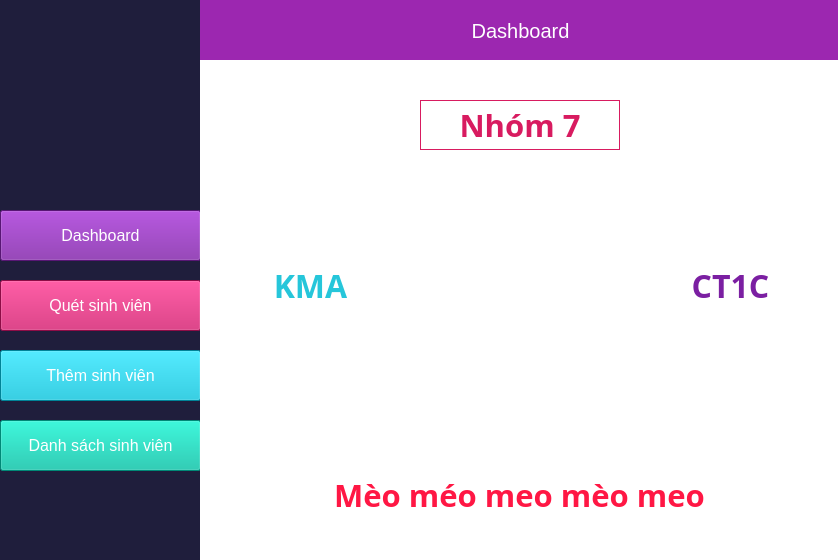
<?xml version="1.0" encoding="UTF-8"?>
<ui version="4.0">
 <class>MainWindow</class>
 <widget class="QMainWindow" name="MainWindow">
  <property name="windowModality">
   <enum>Qt::NonModal</enum>
  </property>
  <property name="geometry">
   <rect>
    <x>0</x>
    <y>0</y>
    <width>838</width>
    <height>560</height>
   </rect>
  </property>
  <property name="sizePolicy">
   <sizepolicy hsizetype="Preferred" vsizetype="Preferred">
    <horstretch>0</horstretch>
    <verstretch>0</verstretch>
   </sizepolicy>
  </property>
  <property name="sizeIncrement">
   <size>
    <width>0</width>
    <height>0</height>
   </size>
  </property>
  <property name="font">
   <font>
    <pointsize>16</pointsize>
   </font>
  </property>
  <property name="focusPolicy">
   <enum>Qt::StrongFocus</enum>
  </property>
  <property name="windowTitle">
   <string>KMA</string>
  </property>
  <property name="styleSheet">
   <string notr="true"/>
  </property>
  <property name="tabShape">
   <enum>QTabWidget::Rounded</enum>
  </property>
  <property name="dockOptions">
   <set>QMainWindow::AllowTabbedDocks|QMainWindow::AnimatedDocks</set>
  </property>
  <widget class="QWidget" name="centralwidget">
   <widget class="QWidget" name="menu" native="true">
    <property name="geometry">
     <rect>
      <x>0</x>
      <y>0</y>
      <width>200</width>
      <height>560</height>
     </rect>
    </property>
    <property name="styleSheet">
     <string notr="true">background: rgb(31,30,60);</string>
    </property>
    <widget class="QPushButton" name="menuQuetsv">
     <property name="geometry">
      <rect>
       <x>0</x>
       <y>280</y>
       <width>201</width>
       <height>51</height>
      </rect>
     </property>
     <property name="font">
      <font>
       <pointsize>12</pointsize>
      </font>
     </property>
     <property name="styleSheet">
      <string notr="true">color:white;
background:#c51162;</string>
     </property>
     <property name="text">
      <string>Quét sinh viên</string>
     </property>
     <property name="flat">
      <bool>false</bool>
     </property>
    </widget>
    <widget class="QPushButton" name="menuThemsv">
     <property name="geometry">
      <rect>
       <x>0</x>
       <y>350</y>
       <width>201</width>
       <height>51</height>
      </rect>
     </property>
     <property name="font">
      <font>
       <pointsize>12</pointsize>
      </font>
     </property>
     <property name="styleSheet">
      <string notr="true">background:#00b8d4;
color:white;</string>
     </property>
     <property name="text">
      <string>Thêm sinh viên</string>
     </property>
     <property name="flat">
      <bool>false</bool>
     </property>
    </widget>
    <widget class="QPushButton" name="menuTTsv">
     <property name="geometry">
      <rect>
       <x>0</x>
       <y>420</y>
       <width>201</width>
       <height>51</height>
      </rect>
     </property>
     <property name="font">
      <font>
       <pointsize>12</pointsize>
      </font>
     </property>
     <property name="styleSheet">
      <string notr="true">color:white;
background:#00bfa5;</string>
     </property>
     <property name="text">
      <string>Danh sách sinh viên</string>
     </property>
     <property name="flat">
      <bool>false</bool>
     </property>
    </widget>
    <widget class="QPushButton" name="menudashboard">
     <property name="geometry">
      <rect>
       <x>0</x>
       <y>210</y>
       <width>201</width>
       <height>51</height>
      </rect>
     </property>
     <property name="font">
      <font>
       <pointsize>12</pointsize>
      </font>
     </property>
     <property name="styleSheet">
      <string notr="true">color:white;
background:#7b1fa2;</string>
     </property>
     <property name="text">
      <string>Dashboard</string>
     </property>
     <property name="flat">
      <bool>false</bool>
     </property>
    </widget>
    <widget class="QLabel" name="logo">
     <property name="geometry">
      <rect>
       <x>0</x>
       <y>0</y>
       <width>200</width>
       <height>175</height>
      </rect>
     </property>
     <property name="text">
      <string/>
     </property>
    </widget>
   </widget>
   <widget class="QWidget" name="widget" native="true">
    <property name="geometry">
     <rect>
      <x>200</x>
      <y>0</y>
      <width>640</width>
      <height>60</height>
     </rect>
    </property>
    <property name="styleSheet">
     <string notr="true">background: #9c27b0</string>
    </property>
    <widget class="QLabel" name="title">
     <property name="geometry">
      <rect>
       <x>0</x>
       <y>0</y>
       <width>641</width>
       <height>61</height>
      </rect>
     </property>
     <property name="font">
      <font>
       <family>Ubuntu</family>
       <pointsize>15</pointsize>
       <weight>50</weight>
       <bold>false</bold>
      </font>
     </property>
     <property name="styleSheet">
      <string notr="true">color:white;</string>
     </property>
     <property name="text">
      <string>Dashboard</string>
     </property>
     <property name="alignment">
      <set>Qt::AlignCenter</set>
     </property>
    </widget>
   </widget>
   <widget class="QStackedWidget" name="stackedWidget">
    <property name="geometry">
     <rect>
      <x>200</x>
      <y>60</y>
      <width>640</width>
      <height>500</height>
     </rect>
    </property>
    <property name="styleSheet">
     <string notr="true">background: #FFFFFF;</string>
    </property>
    <property name="currentIndex">
     <number>3</number>
    </property>
    <widget class="QWidget" name="pagethemsv">
     <widget class="QLabel" name="label">
      <property name="geometry">
       <rect>
        <x>40</x>
        <y>60</y>
        <width>67</width>
        <height>21</height>
       </rect>
      </property>
      <property name="font">
       <font>
        <pointsize>13</pointsize>
       </font>
      </property>
      <property name="text">
       <string>Họ tên:</string>
      </property>
     </widget>
     <widget class="QLineEdit" name="hoten">
      <property name="geometry">
       <rect>
        <x>150</x>
        <y>55</y>
        <width>211</width>
        <height>25</height>
       </rect>
      </property>
      <property name="font">
       <font>
        <pointsize>13</pointsize>
       </font>
      </property>
      <property name="styleSheet">
       <string notr="true">background:#b2ebf2;
border: 2px solid #00bfa5;
border-radius: 5px;</string>
      </property>
     </widget>
     <widget class="QLabel" name="label_2">
      <property name="geometry">
       <rect>
        <x>40</x>
        <y>240</y>
        <width>91</width>
        <height>21</height>
       </rect>
      </property>
      <property name="font">
       <font>
        <pointsize>13</pointsize>
       </font>
      </property>
      <property name="text">
       <string>Ngày sinh:</string>
      </property>
     </widget>
     <widget class="QLabel" name="label_3">
      <property name="geometry">
       <rect>
        <x>40</x>
        <y>345</y>
        <width>81</width>
        <height>21</height>
       </rect>
      </property>
      <property name="font">
       <font>
        <pointsize>13</pointsize>
       </font>
      </property>
      <property name="text">
       <string>Giới tính:</string>
      </property>
     </widget>
     <widget class="QComboBox" name="gioitinh">
      <property name="geometry">
       <rect>
        <x>150</x>
        <y>335</y>
        <width>71</width>
        <height>25</height>
       </rect>
      </property>
      <property name="font">
       <font>
        <pointsize>12</pointsize>
       </font>
      </property>
      <property name="styleSheet">
       <string notr="true">background:#80deea;
border: 2px solid #00bfa5;
border-radius: 2px;</string>
      </property>
     </widget>
     <widget class="QDateEdit" name="ngaysinh">
      <property name="geometry">
       <rect>
        <x>150</x>
        <y>235</y>
        <width>131</width>
        <height>26</height>
       </rect>
      </property>
      <property name="font">
       <font>
        <pointsize>13</pointsize>
       </font>
      </property>
      <property name="styleSheet">
       <string notr="true">background:#b2ebf2;
border: 2px solid #00bfa5;
border-radius: 2px;</string>
      </property>
      <property name="date">
       <date>
        <year>1998</year>
        <month>3</month>
        <day>12</day>
       </date>
      </property>
     </widget>
     <widget class="QLabel" name="label_4">
      <property name="geometry">
       <rect>
        <x>40</x>
        <y>150</y>
        <width>61</width>
        <height>21</height>
       </rect>
      </property>
      <property name="font">
       <font>
        <pointsize>13</pointsize>
       </font>
      </property>
      <property name="text">
       <string>Mã SV:</string>
      </property>
     </widget>
     <widget class="QLineEdit" name="masv">
      <property name="geometry">
       <rect>
        <x>150</x>
        <y>145</y>
        <width>130</width>
        <height>25</height>
       </rect>
      </property>
      <property name="font">
       <font>
        <pointsize>13</pointsize>
       </font>
      </property>
      <property name="styleSheet">
       <string notr="true">background:#b2ebf2;
border: 2px solid #00bfa5;
border-radius: 5px;</string>
      </property>
     </widget>
     <widget class="QLabel" name="fingerprint">
      <property name="geometry">
       <rect>
        <x>420</x>
        <y>310</y>
        <width>40</width>
        <height>40</height>
       </rect>
      </property>
      <property name="styleSheet">
       <string notr="true">background:red;
border-radius:20px;</string>
      </property>
      <property name="text">
       <string/>
      </property>
     </widget>
     <widget class="QLabel" name="label_5">
      <property name="geometry">
       <rect>
        <x>330</x>
        <y>320</y>
        <width>81</width>
        <height>21</height>
       </rect>
      </property>
      <property name="font">
       <font>
        <pointsize>12</pointsize>
       </font>
      </property>
      <property name="text">
       <string>Vân Tay</string>
      </property>
     </widget>
     <widget class="QPushButton" name="btnThemsv">
      <property name="geometry">
       <rect>
        <x>240</x>
        <y>420</y>
        <width>151</width>
        <height>41</height>
       </rect>
      </property>
      <property name="font">
       <font>
        <pointsize>12</pointsize>
       </font>
      </property>
      <property name="styleSheet">
       <string notr="true">background:#1de9b6;
padding:10px;
border: 2px solid #c6ff00;
border-radius: 20px;</string>
      </property>
      <property name="text">
       <string>Thêm sinh viên</string>
      </property>
     </widget>
     <widget class="QLabel" name="anh">
      <property name="geometry">
       <rect>
        <x>430</x>
        <y>40</y>
        <width>125</width>
        <height>125</height>
       </rect>
      </property>
      <property name="styleSheet">
       <string notr="true">border-radius: 10px;</string>
      </property>
      <property name="text">
       <string/>
      </property>
     </widget>
     <widget class="QPushButton" name="btnAnh">
      <property name="geometry">
       <rect>
        <x>450</x>
        <y>180</y>
        <width>89</width>
        <height>31</height>
       </rect>
      </property>
      <property name="font">
       <font>
        <pointsize>12</pointsize>
       </font>
      </property>
      <property name="styleSheet">
       <string notr="true">background:#1de9b6;
border: 2px solid #c6ff00;
border-radius: 15px;
</string>
      </property>
      <property name="text">
       <string>Chọn ảnh</string>
      </property>
     </widget>
     <widget class="QLabel" name="label_6">
      <property name="geometry">
       <rect>
        <x>330</x>
        <y>270</y>
        <width>41</width>
        <height>21</height>
       </rect>
      </property>
      <property name="font">
       <font>
        <pointsize>12</pointsize>
       </font>
      </property>
      <property name="text">
       <string>ID:</string>
      </property>
     </widget>
     <widget class="QLineEdit" name="id">
      <property name="geometry">
       <rect>
        <x>390</x>
        <y>270</y>
        <width>71</width>
        <height>25</height>
       </rect>
      </property>
      <property name="font">
       <font>
        <pointsize>13</pointsize>
       </font>
      </property>
      <property name="styleSheet">
       <string notr="true">background:#b2ebf2;
border: 2px solid #00bfa5;
border-radius: 5px;</string>
      </property>
      <property name="alignment">
       <set>Qt::AlignCenter</set>
      </property>
     </widget>
     <widget class="QPushButton" name="btnQuet">
      <property name="geometry">
       <rect>
        <x>500</x>
        <y>280</y>
        <width>61</width>
        <height>51</height>
       </rect>
      </property>
      <property name="font">
       <font>
        <pointsize>12</pointsize>
       </font>
      </property>
      <property name="styleSheet">
       <string notr="true">background:#1de9b6;
padding:10px;
border: 2px solid #c6ff00;
border-radius: 20px;
</string>
      </property>
      <property name="text">
       <string>Quét</string>
      </property>
     </widget>
     <widget class="Line" name="line_4">
      <property name="geometry">
       <rect>
        <x>320</x>
        <y>360</y>
        <width>275</width>
        <height>3</height>
       </rect>
      </property>
      <property name="orientation">
       <enum>Qt::Horizontal</enum>
      </property>
     </widget>
     <widget class="Line" name="line_5">
      <property name="geometry">
       <rect>
        <x>320</x>
        <y>250</y>
        <width>275</width>
        <height>3</height>
       </rect>
      </property>
      <property name="orientation">
       <enum>Qt::Horizontal</enum>
      </property>
     </widget>
     <widget class="Line" name="line">
      <property name="geometry">
       <rect>
        <x>320</x>
        <y>250</y>
        <width>3</width>
        <height>110</height>
       </rect>
      </property>
      <property name="orientation">
       <enum>Qt::Vertical</enum>
      </property>
     </widget>
     <widget class="Line" name="line_2">
      <property name="geometry">
       <rect>
        <x>595</x>
        <y>250</y>
        <width>3</width>
        <height>110</height>
       </rect>
      </property>
      <property name="orientation">
       <enum>Qt::Vertical</enum>
      </property>
     </widget>
    </widget>
    <widget class="QWidget" name="pagequetsv">
     <widget class="QLabel" name="label_13">
      <property name="geometry">
       <rect>
        <x>60</x>
        <y>95</y>
        <width>67</width>
        <height>21</height>
       </rect>
      </property>
      <property name="font">
       <font>
        <pointsize>13</pointsize>
       </font>
      </property>
      <property name="text">
       <string>Họ tên:</string>
      </property>
     </widget>
     <widget class="QLineEdit" name="txtMasv">
      <property name="geometry">
       <rect>
        <x>170</x>
        <y>175</y>
        <width>130</width>
        <height>25</height>
       </rect>
      </property>
      <property name="font">
       <font>
        <pointsize>13</pointsize>
       </font>
      </property>
      <property name="styleSheet">
       <string notr="true">background:#b2ebf2;
border: 2px solid #00bfa5;
border-radius: 5px;</string>
      </property>
     </widget>
     <widget class="QLineEdit" name="txtHoten">
      <property name="geometry">
       <rect>
        <x>170</x>
        <y>90</y>
        <width>201</width>
        <height>25</height>
       </rect>
      </property>
      <property name="sizePolicy">
       <sizepolicy hsizetype="Expanding" vsizetype="Fixed">
        <horstretch>0</horstretch>
        <verstretch>0</verstretch>
       </sizepolicy>
      </property>
      <property name="font">
       <font>
        <pointsize>13</pointsize>
       </font>
      </property>
      <property name="styleSheet">
       <string notr="true">background:#b2ebf2;
border-radius: 5px;
border: 2px solid #00bfa5;</string>
      </property>
      <property name="alignment">
       <set>Qt::AlignLeading|Qt::AlignLeft|Qt::AlignVCenter</set>
      </property>
     </widget>
     <widget class="QDateEdit" name="txtNgaySinh">
      <property name="geometry">
       <rect>
        <x>170</x>
        <y>255</y>
        <width>131</width>
        <height>26</height>
       </rect>
      </property>
      <property name="font">
       <font>
        <pointsize>13</pointsize>
       </font>
      </property>
      <property name="styleSheet">
       <string notr="true">background:#b2ebf2;
border: 2px solid #00bfa5;
border-radius:2px
</string>
      </property>
      <property name="date">
       <date>
        <year>1998</year>
        <month>3</month>
        <day>12</day>
       </date>
      </property>
     </widget>
     <widget class="QLabel" name="label_14">
      <property name="geometry">
       <rect>
        <x>60</x>
        <y>260</y>
        <width>91</width>
        <height>21</height>
       </rect>
      </property>
      <property name="font">
       <font>
        <pointsize>13</pointsize>
       </font>
      </property>
      <property name="text">
       <string>Ngày sinh:</string>
      </property>
     </widget>
     <widget class="QLabel" name="label_15">
      <property name="geometry">
       <rect>
        <x>60</x>
        <y>180</y>
        <width>61</width>
        <height>21</height>
       </rect>
      </property>
      <property name="font">
       <font>
        <pointsize>13</pointsize>
       </font>
      </property>
      <property name="text">
       <string>Mã SV:</string>
      </property>
     </widget>
     <widget class="QLabel" name="label_25">
      <property name="geometry">
       <rect>
        <x>60</x>
        <y>350</y>
        <width>81</width>
        <height>21</height>
       </rect>
      </property>
      <property name="font">
       <font>
        <pointsize>13</pointsize>
       </font>
      </property>
      <property name="text">
       <string>Giới tính:</string>
      </property>
     </widget>
     <widget class="QComboBox" name="txtGioitinh">
      <property name="geometry">
       <rect>
        <x>170</x>
        <y>345</y>
        <width>71</width>
        <height>25</height>
       </rect>
      </property>
      <property name="font">
       <font>
        <pointsize>12</pointsize>
       </font>
      </property>
      <property name="styleSheet">
       <string notr="true">background:#80deea;
border: 2px solid #00bfa5;
border-radius: 2px;</string>
      </property>
     </widget>
     <widget class="QPushButton" name="btnAnhsv">
      <property name="geometry">
       <rect>
        <x>450</x>
        <y>230</y>
        <width>89</width>
        <height>31</height>
       </rect>
      </property>
      <property name="font">
       <font>
        <pointsize>12</pointsize>
       </font>
      </property>
      <property name="styleSheet">
       <string notr="true">background:#1de9b6;
border: 2px solid #c6ff00;
border-radius: 15px;
</string>
      </property>
      <property name="text">
       <string>Chọn ảnh</string>
      </property>
     </widget>
     <widget class="QLabel" name="txtAnh">
      <property name="geometry">
       <rect>
        <x>430</x>
        <y>90</y>
        <width>125</width>
        <height>125</height>
       </rect>
      </property>
      <property name="text">
       <string/>
      </property>
     </widget>
     <widget class="QPushButton" name="btnSuasv">
      <property name="geometry">
       <rect>
        <x>130</x>
        <y>420</y>
        <width>141</width>
        <height>41</height>
       </rect>
      </property>
      <property name="font">
       <font>
        <pointsize>12</pointsize>
       </font>
      </property>
      <property name="styleSheet">
       <string notr="true">border: 2px solid #c6ff00;
background:#1de9b6;
padding:10px;
border-radius: 20px;</string>
      </property>
      <property name="text">
       <string>Sửa sinh viên</string>
      </property>
     </widget>
     <widget class="QPushButton" name="btnXoasv">
      <property name="geometry">
       <rect>
        <x>390</x>
        <y>420</y>
        <width>141</width>
        <height>41</height>
       </rect>
      </property>
      <property name="font">
       <font>
        <pointsize>12</pointsize>
       </font>
      </property>
      <property name="styleSheet">
       <string notr="true">background:#1de9b6;
padding:10px;
border: 2px solid #c6ff00;
border-radius: 20px;</string>
      </property>
      <property name="text">
       <string>Xóa sinh viên</string>
      </property>
     </widget>
     <widget class="QLabel" name="welcome">
      <property name="geometry">
       <rect>
        <x>90</x>
        <y>20</y>
        <width>471</width>
        <height>41</height>
       </rect>
      </property>
      <property name="font">
       <font>
        <family>Yrsa</family>
        <pointsize>16</pointsize>
        <weight>75</weight>
        <bold>true</bold>
       </font>
      </property>
      <property name="styleSheet">
       <string notr="true">color:#00bfa5</string>
      </property>
      <property name="frameShape">
       <enum>QFrame::Box</enum>
      </property>
      <property name="frameShadow">
       <enum>QFrame::Plain</enum>
      </property>
      <property name="text">
       <string>Nhập vân tay (@_*)</string>
      </property>
      <property name="alignment">
       <set>Qt::AlignCenter</set>
      </property>
     </widget>
     <widget class="QLabel" name="label_26">
      <property name="geometry">
       <rect>
        <x>380</x>
        <y>350</y>
        <width>31</width>
        <height>21</height>
       </rect>
      </property>
      <property name="font">
       <font>
        <pointsize>13</pointsize>
       </font>
      </property>
      <property name="text">
       <string>ID:</string>
      </property>
     </widget>
     <widget class="QLineEdit" name="txtId">
      <property name="enabled">
       <bool>false</bool>
      </property>
      <property name="geometry">
       <rect>
        <x>410</x>
        <y>345</y>
        <width>61</width>
        <height>25</height>
       </rect>
      </property>
      <property name="font">
       <font>
        <pointsize>13</pointsize>
       </font>
      </property>
      <property name="mouseTracking">
       <bool>true</bool>
      </property>
      <property name="styleSheet">
       <string notr="true">background:#b2ebf2;
border: 2px solid #00bfa5;
border-radius: 5px;</string>
      </property>
      <property name="alignment">
       <set>Qt::AlignCenter</set>
      </property>
     </widget>
    </widget>
    <widget class="QWidget" name="pagettsv">
     <property name="styleSheet">
      <string notr="true"/>
     </property>
     <widget class="QTableView" name="tableView">
      <property name="geometry">
       <rect>
        <x>0</x>
        <y>0</y>
        <width>640</width>
        <height>500</height>
       </rect>
      </property>
      <property name="sizePolicy">
       <sizepolicy hsizetype="Expanding" vsizetype="Expanding">
        <horstretch>0</horstretch>
        <verstretch>0</verstretch>
       </sizepolicy>
      </property>
      <property name="font">
       <font>
        <pointsize>11</pointsize>
       </font>
      </property>
      <property name="focusPolicy">
       <enum>Qt::NoFocus</enum>
      </property>
      <property name="layoutDirection">
       <enum>Qt::LeftToRight</enum>
      </property>
      <property name="styleSheet">
       <string notr="true">background:#FFFFFF;</string>
      </property>
      <property name="frameShape">
       <enum>QFrame::StyledPanel</enum>
      </property>
      <property name="frameShadow">
       <enum>QFrame::Sunken</enum>
      </property>
      <property name="midLineWidth">
       <number>0</number>
      </property>
      <property name="sizeAdjustPolicy">
       <enum>QAbstractScrollArea::AdjustIgnored</enum>
      </property>
      <property name="autoScroll">
       <bool>true</bool>
      </property>
      <property name="editTriggers">
       <set>QAbstractItemView::NoEditTriggers</set>
      </property>
      <property name="tabKeyNavigation">
       <bool>true</bool>
      </property>
      <property name="showDropIndicator" stdset="0">
       <bool>true</bool>
      </property>
      <property name="selectionMode">
       <enum>QAbstractItemView::ExtendedSelection</enum>
      </property>
      <property name="textElideMode">
       <enum>Qt::ElideNone</enum>
      </property>
      <property name="gridStyle">
       <enum>Qt::SolidLine</enum>
      </property>
      <property name="wordWrap">
       <bool>true</bool>
      </property>
      <attribute name="horizontalHeaderCascadingSectionResizes">
       <bool>false</bool>
      </attribute>
      <attribute name="horizontalHeaderDefaultSectionSize">
       <number>100</number>
      </attribute>
      <attribute name="horizontalHeaderShowSortIndicator" stdset="0">
       <bool>false</bool>
      </attribute>
      <attribute name="horizontalHeaderStretchLastSection">
       <bool>true</bool>
      </attribute>
      <attribute name="verticalHeaderVisible">
       <bool>false</bool>
      </attribute>
      <attribute name="verticalHeaderCascadingSectionResizes">
       <bool>false</bool>
      </attribute>
      <attribute name="verticalHeaderDefaultSectionSize">
       <number>25</number>
      </attribute>
      <attribute name="verticalHeaderStretchLastSection">
       <bool>false</bool>
      </attribute>
     </widget>
    </widget>
    <widget class="QWidget" name="pageindex">
     <property name="styleSheet">
      <string notr="true"/>
     </property>
     <widget class="QLabel" name="meomeo">
      <property name="geometry">
       <rect>
        <x>120</x>
        <y>50</y>
        <width>400</width>
        <height>400</height>
       </rect>
      </property>
      <property name="text">
       <string/>
      </property>
     </widget>
     <widget class="QLabel" name="label_7">
      <property name="geometry">
       <rect>
        <x>220</x>
        <y>40</y>
        <width>200</width>
        <height>50</height>
       </rect>
      </property>
      <property name="font">
       <font>
        <family>Yrsa</family>
        <pointsize>23</pointsize>
        <weight>75</weight>
        <bold>true</bold>
       </font>
      </property>
      <property name="styleSheet">
       <string notr="true">color:#d81b60</string>
      </property>
      <property name="frameShape">
       <enum>QFrame::Box</enum>
      </property>
      <property name="text">
       <string>Nhóm 7</string>
      </property>
      <property name="alignment">
       <set>Qt::AlignCenter</set>
      </property>
     </widget>
     <widget class="QLabel" name="label_8">
      <property name="geometry">
       <rect>
        <x>-1</x>
        <y>410</y>
        <width>641</width>
        <height>50</height>
       </rect>
      </property>
      <property name="font">
       <font>
        <family>Yrsa</family>
        <pointsize>23</pointsize>
        <weight>75</weight>
        <bold>true</bold>
       </font>
      </property>
      <property name="styleSheet">
       <string notr="true">color:#ff1744</string>
      </property>
      <property name="frameShape">
       <enum>QFrame::NoFrame</enum>
      </property>
      <property name="text">
       <string>Mèo méo meo mèo meo</string>
      </property>
      <property name="alignment">
       <set>Qt::AlignCenter</set>
      </property>
     </widget>
     <widget class="QLabel" name="label_9">
      <property name="geometry">
       <rect>
        <x>20</x>
        <y>200</y>
        <width>181</width>
        <height>50</height>
       </rect>
      </property>
      <property name="font">
       <font>
        <family>Yrsa</family>
        <pointsize>24</pointsize>
        <weight>75</weight>
        <bold>true</bold>
       </font>
      </property>
      <property name="styleSheet">
       <string notr="true">color:#26c6da</string>
      </property>
      <property name="frameShape">
       <enum>QFrame::NoFrame</enum>
      </property>
      <property name="text">
       <string>KMA</string>
      </property>
      <property name="alignment">
       <set>Qt::AlignCenter</set>
      </property>
     </widget>
     <widget class="QLabel" name="label_10">
      <property name="geometry">
       <rect>
        <x>440</x>
        <y>200</y>
        <width>181</width>
        <height>50</height>
       </rect>
      </property>
      <property name="font">
       <font>
        <family>Yrsa</family>
        <pointsize>24</pointsize>
        <weight>75</weight>
        <bold>true</bold>
       </font>
      </property>
      <property name="styleSheet">
       <string notr="true">color:#7b1fa2</string>
      </property>
      <property name="frameShape">
       <enum>QFrame::NoFrame</enum>
      </property>
      <property name="text">
       <string>CT1C</string>
      </property>
      <property name="alignment">
       <set>Qt::AlignCenter</set>
      </property>
     </widget>
    </widget>
   </widget>
  </widget>
 </widget>
 <resources/>
 <connections/>
</ui>
